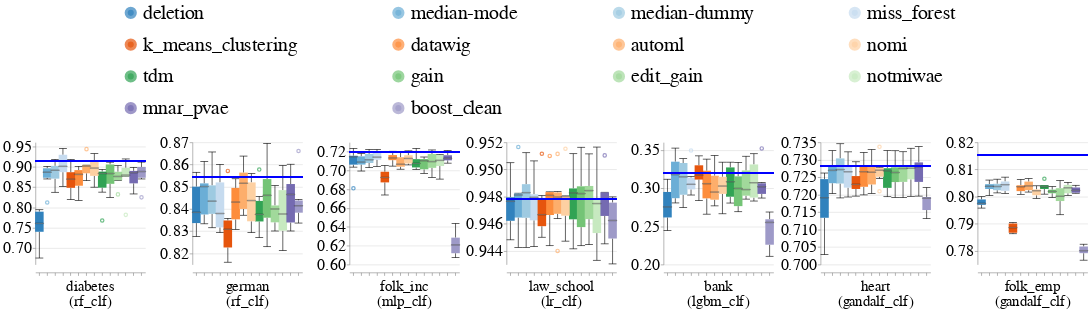

Source (notebook cell):
### Code cell
create_bar_charts_for_diff_imputers_and_datasets(train_injection_scenario='MNAR3',
                                                 test_injection_scenario='MNAR3',
                                                 metric_name='f1',
                                                 db_client=db_client)

### Figure 1 — Vega-Lite specification as saved in the notebook (floating-point values rounded to 4 significant figures; data arrays with more than 128 entries replaced by an {"elided": "..."} marker saying what was removed)
{"config": {"view": {"continuousWidth": 400, "continuousHeight": 300, "stroke": null}, "axis": {"labelFontSize": 26, "labelFontWeight": "normal", "titleFontSize": 28, "titleFontWeight": "normal"}, "facet": {"spacing": 10}, "header": {"labelFontSize": 24, "labelOrient": "bottom", "labelPadding": 5, "titleFontSize": 28}, "legend": {"columns": 4, "direction": "horizontal", "labelFontSize": 32, "labelLimit": 400, "orient": "top", "symbolOffset": 140, "symbolStrokeWidth": 10, "titleAnchor": "middle", "titleFontSize": 34, "titleLimit": 300}, "title": {"fontSize": 28}}, "data": {"name": "data-e923e71b290cfd8ddd92f714b0c299e7"}, "facet": {"column": {"field": "Dataset_Name_With_Model_Name", "sort": {"field": "Dataset_Sequence_Number", "order": "ascending"}, "title": null, "type": "nominal"}}, "spec": {"layer": [{"mark": {"type": "boxplot", "median": {"stroke": "black", "strokeWidth": 0.7}, "ticks": true}, "encoding": {"color": {"field": "Null_Imputer_Name", "scale": {"scheme": "category20c"}, "sort": ["deletion", "median-mode", "median-dummy", "miss_forest", "k_means_clustering", "datawig", "automl", "nomi", "tdm", "gain", "edit_gain", "notmiwae", "mnar_pvae", "boost_clean"], "title": null, "type": "nominal"}, "x": {"axis": {"labels": false}, "field": "Null_Imputer_Name", "sort": ["deletion", "median-mode", "median-dummy", "miss_forest", "k_means_clustering", "datawig", "automl", "nomi", "tdm", "gain", "edit_gain", "notmiwae", "mnar_pvae", "boost_clean"], "title": null, "type": "nominal"}, "y": {"field": "Metric_Value", "scale": {"zero": false}, "title": null, "type": "quantitative"}}}, {"mark": "rule", "encoding": {"color": {"value": "blue"}, "size": {"value": 2}, "y": {"field": "Baseline_Median", "type": "quantitative"}}}], "height": 200, "width": 180}, "resolve": {"scale": {"y": "independent"}}, "$schema": "https://vega.github.io/schema/vega-lite/v4.17.0.json", "datasets": {"data-e923e71b290cfd8ddd92f714b0c299e7": {"elided": "586 records"}}}
